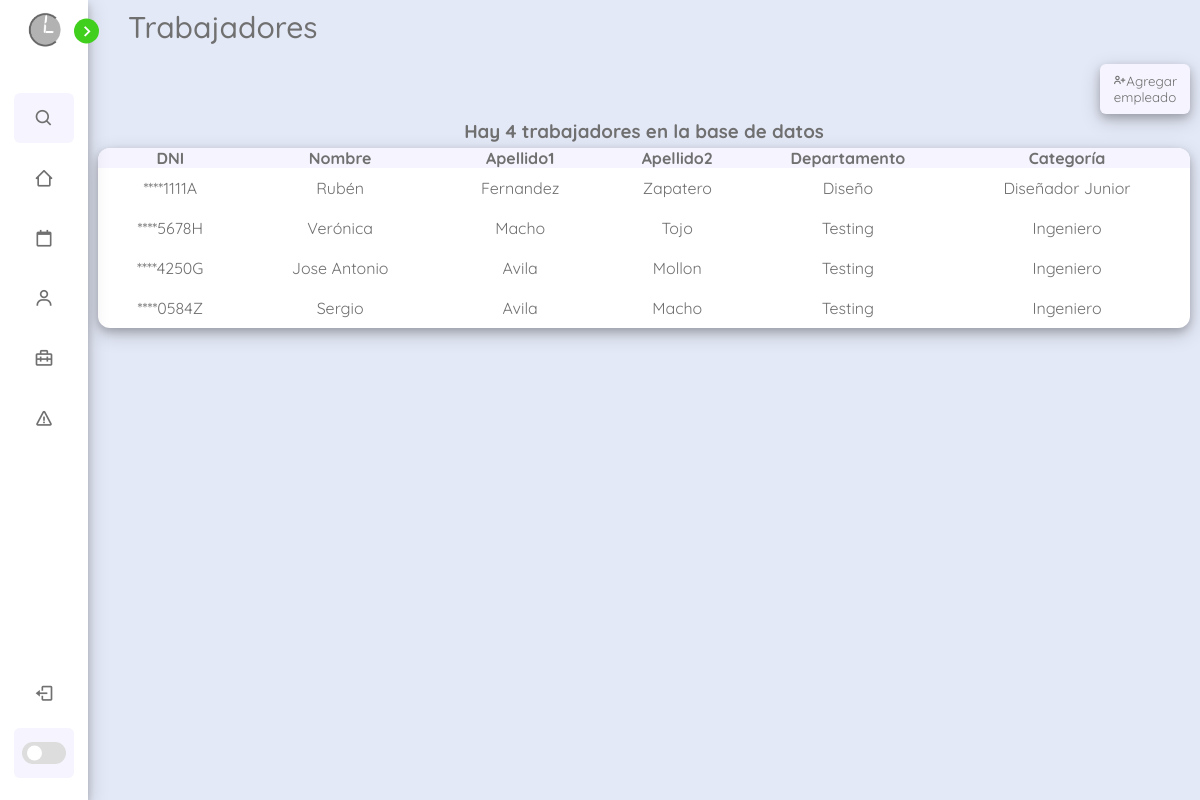
Page /sites/trabajadores.php (signed in) on the committed database.
### tables this page shows
CREATE TABLE `empleados` (
  `dni` varchar(9) NOT NULL,
  `nombre` varchar(50) NOT NULL,
  `apellido1` varchar(50) NOT NULL,
  `apellido2` varchar(50) DEFAULT NULL,
  `IBAN` varchar(50) NOT NULL,
  `n_categoria` int(10) DEFAULT NULL,
  `n_departamento` int(10) DEFAULT NULL
);

CREATE TABLE `departamentos` (
  `id_departamento` int(10) NOT NULL,
  `nombre` varchar(50) NOT NULL,
  `presupuesto` int(10) NOT NULL
);

CREATE TABLE `categorias` (
  `id_categoria` int(10) NOT NULL,
  `id_departamento` int(10) NOT NULL,
  `nombre` varchar(50) NOT NULL,
  `sueldo_normal` int(9) NOT NULL,
  `sueldo_plus` int(9) NOT NULL
);

### scripts/php/workers/getDataWorkers.php (the view, shortened to what this page needs)
<?php
function getDataWorkers($conexion)
{
    $query = "SELECT e.dni, e.nombre, e.apellido1, e.apellido2, e.n_categoria, e.n_departamento, c.nombre AS 'nombreCategoria', d.nombre AS 'nombreDepartamento' FROM empleados e
    LEFT JOIN categorias c ON c.id_categoria = e.n_categoria
    LEFT JOIN departamentos d ON d.id_departamento = e.n_departamento";
    $stm = $conexion->prepare($query);
    $stm->execute();
    $resultadoConsulta = $stm->get_result();
    $tablaHtml = "
    <h3>Hay $resultadoConsulta->num_rows trabajadores en la base de datos</h3>
    <table class='tabla-datos'>
        <tr>
            <th>DNI</th>
            <th>Nombre</th>
            <th>Apellido1</th>
            <th>Apellido2</th>
            <th>Departamento</th>
            <th>Categoría</th>
        </tr>";
    while ($row = $resultadoConsulta->fetch_assoc()) {
        $dni_oculto = str_repeat("*", 4) . substr($row["dni"], 4);
        $tablaHtml .= "<tr class='datos' id='trabajador_{$row["dni"]}' onclick=\"window.location.href='../scripts/php/userEdit/userEdit.php?dni={$row["dni"]}'\">
        <td>" . $dni_oculto . "</td>
        <td>" . $row['nombre'] . "</td>
        <td>" . $row['apellido1'] . "</td>
        <td>" . $row['apellido2'] . "</td>
        <td>" . $row['nombreDepartamento'] . "</td>
        <td>" . $row['nombreCategoria'] . "</td>
        </tr>";
    }
    $tablaHtml .= "</table>";
    return $tablaHtml;
}

### sites/trabajadores.php (shortened to what this page needs)
<?php
include("../scripts/php/seguridad/conexion.php");
include('../scripts/php/workers/getDataWorkers.php');
?>
<!DOCTYPE html>
<html lang="es">
<head>
  <link href="../css/dashboard.css" rel="stylesheet" />
  <link href="https://unpkg.com/boxicons@2.1.4/css/boxicons.min.css" rel="stylesheet" />
</head>
<body>
  <nav class="sidebar close">
    <header>
      <div class="image-text">
        <span class="image">
          <img src="../img/cuandoLibro-logo.png" alt="logoClaro" />
        </span>
      </div>
      <i class="bx bx-chevron-right toggle"></i>
    </header>
    <div class="menu-bar">
      <div class="menu">
        <li class="search-box">
          <i class="bx bx-search icon"></i>
        </li>
        <ul class="menu-links">
          <li class="nav-links">
            <a href="../dashboard.php">
              <i class="bx bx-home-alt-2 icon"></i>
            </a>
          </li>
          <li class="nav-links">
            <a href="horarios.php">
              <i class="bx bx-calendar-alt icon"></i>
            </a>
          </li>
          <li class="nav-links">
            <a href="trabajadores.php">
              <i class="bx bx-user icon"></i>
            </a>
          </li>
          <li class="nav-links">
            <a href="departamentos.php">
              <i class="bx bx-briefcase-alt-2 icon"></i>
            </a>
          </li>
          <li class="nav-links">
            <a href="avisos.php">
              <i class="bx bx-error icon"></i>
            </a>
          </li>
        </ul>
      </div>
      <div class="bottom-content">
        <li class="">
          <a href="../scripts/php/seguridad/cerrarSesion.php">
            <i class="bx bx-log-out icon"></i>
          </a>
        </li>
        <li class="mode">
          <div class="toogle-switch">
            <span class="switch"></span>
          </div>
        </li>
      </div>
    </div>
  </nav>
  <section class="homeTitle" id="trabajadores">
    <div class="text">Trabajadores</div>
    <div class="contenedor-tabla">
      <button class="nav-text"><a href="alta-trabajador.php"><i class="bx bx-user-plus"></i>Agregar empleado</a></button>
      <?php echo $data = getDataWorkers($conexion) ?>
    </div>
  </section>
</body>
</html>

### css/dashboard.css (style rules this page uses)
:root { --body-color: #E4E9F7; --sidebar-color: #FFF; --primary-color: #41cf1d; --primary-color-light: #F6F5FF; --toggle-color: #DDD; --text-color: #707070; --box-shadow: 0 4px 8px 0 rgba(0, 0, 0, 0.2), 0 6px 20px 0 rgba(0, 0, 0, 0.19); --tran-02: all 0.2s ease; --tran-03: all 0.3s ease; --tran-04: all 0.4s ease; --tran-05: all 0.5s ease; }
* { margin: 0; padding: 0; box-sizing: border-box; font-family: 'QuickSand', sans-serif; }
body { height: 100vh; background: var(--body-color); transition: var(--tran-02); overflow: auto; }
.sidebar .image { min-width: 60px; display: flex; align-items: center; justify-content: center; }
.sidebar header { position: relative; }
.sidebar li { height: 50px; margin-top: 10px; list-style: none; display: flex; align-items: center; }
.sidebar li .icon { display: flex; align-items: center; justify-content: center; min-width: 60px; font-size: 20px; }
.sidebar li .icon, .sidebar li .text { color: var(--text-color); transition: var(--tran-04); }
.sidebar { position: fixed; top: 0; left: 0; height: 100%; width: 250px; padding: 10px 14px; background: var(--sidebar-color); transition: var(--tran-05); z-index: 100; box-shadow: var(--box-shadow); }
.sidebar.close { width: 88px; }
.sidebar .image-text img { width: 40px; border-radius: 6px; }
.sidebar header .image-text { display: flex; align-items: center; }
.sidebar header .toggle { position: absolute; top: 55%; right: -25px; transform: translateY(-50%); height: 25px; width: 25px; background: var(--primary-color); display: flex; align-items: center; justify-content: center; border-radius: 50%; color: var(--sidebar-color); font-size: 22px; transition: var(--tran-03); cursor: pointer; }
.sidebar .menu { margin-top: 35px; }
.sidebar .search-box { border-radius: 6px; background: var(--primary-color-light); transition: var(--tran-05); }
.sidebar li a { height: 100%; width: 100%; display: flex; align-items: center; text-decoration: none; border-radius: 6px; transition: var(--tran-04); }
.sidebar .menu-bar { height: calc(100% - 50px); display: flex; flex-direction: column; justify-content: space-between; }
.menu-bar .mode { position: relative; border-radius: 6px; background: var(--primary-color-light); }
.menu-bar .mode .toogle-switch { position: absolute; right: 0px; align-items: center; justify-content: center; display: flex; height: 100%; min-width: 60px; cursor: pointer; background: var(--primary-color-light); border-radius: 6px; }
.toogle-switch .switch { position: relative; height: 22px; width: 44px; background: var(--toggle-color); border-radius: 25px; }
.switch::before { content: ''; position: absolute; height: 15px; width: 15px; border-radius: 50%; top: 50%; left: 5px; transform: translateY(-50%); background: var(--sidebar-color); cursor: pointer; transition: var(--tran-03); }
.homeTitle { position: relative; height: 100vh; left: 250px; width: calc(100% - 250px); background: var(--body-color); transition: var(--tran-05); }
.homeTitle .text { font-size: 30px; font-weight: 500; color: var(--text-color); padding: 8px 40px; }
.sidebar.close ~ .homeTitle { left: 88px; width: calc(100% - 88px); }
.contenedor-tabla { display: grid; grid-template-rows: 1fr; margin: 10px; color: var(--text-color); text-align: center; gap: 5px; }
.contenedor-tabla button { width: 90px; height: 50px; border-radius: 6px; border: none; box-shadow: var(--box-shadow); background-color: var(--primary-color-light); transition: var(--tran-04); cursor: pointer; justify-self: end; text-decoration: none; }
.contenedor-tabla button a { transition: var(--tran-04); color: var(--text-color); text-decoration: none; }
.tabla-datos { border-radius: 12px; padding: 2px; background: var(--sidebar-color); border-collapse: collapse; box-shadow: var(--box-shadow); overflow-x: auto; }
.tabla-datos th { background-color: var(--primary-color-light); }
.tabla-datos tr, .tabla-datos th { overflow-x: auto; }
.tabla-datos th:first-child { border-radius: 12px 0 0 0; }
.tabla-datos th:last-child { border-radius: 0 12px 0 0; }
.tabla-datos td { cursor: pointer; text-align: center; padding: 10px; }
.tabla-datos tr:last-child td:last-child { border-radius: 0 0 12px 0; }
.tabla-datos tr:last-child td:first-child { border-radius: 0 0 0 12px; }

### rows in the picture
empleados: dni "****1111A", nombre "Rubén", apellido1 "Fernandez", apellido2 "Zapatero", n_departamento.nombre "Diseño", n_categoria.nombre "Diseñador Junior"
empleados: dni "****5678H", nombre "Verónica", apellido1 "Macho", apellido2 "Tojo", n_departamento.nombre "Testing", n_categoria.nombre "Ingeniero"
empleados: dni "****4250G", nombre "Jose Antonio", apellido1 "Avila", apellido2 "Mollon", n_departamento.nombre "Testing", n_categoria.nombre "Ingeniero"
empleados: dni "****0584Z", nombre "Sergio", apellido1 "Avila", apellido2 "Macho", n_departamento.nombre "Testing", n_categoria.nombre "Ingeniero"

### other values in the picture
$resultadoConsulta->num_rows "4"
